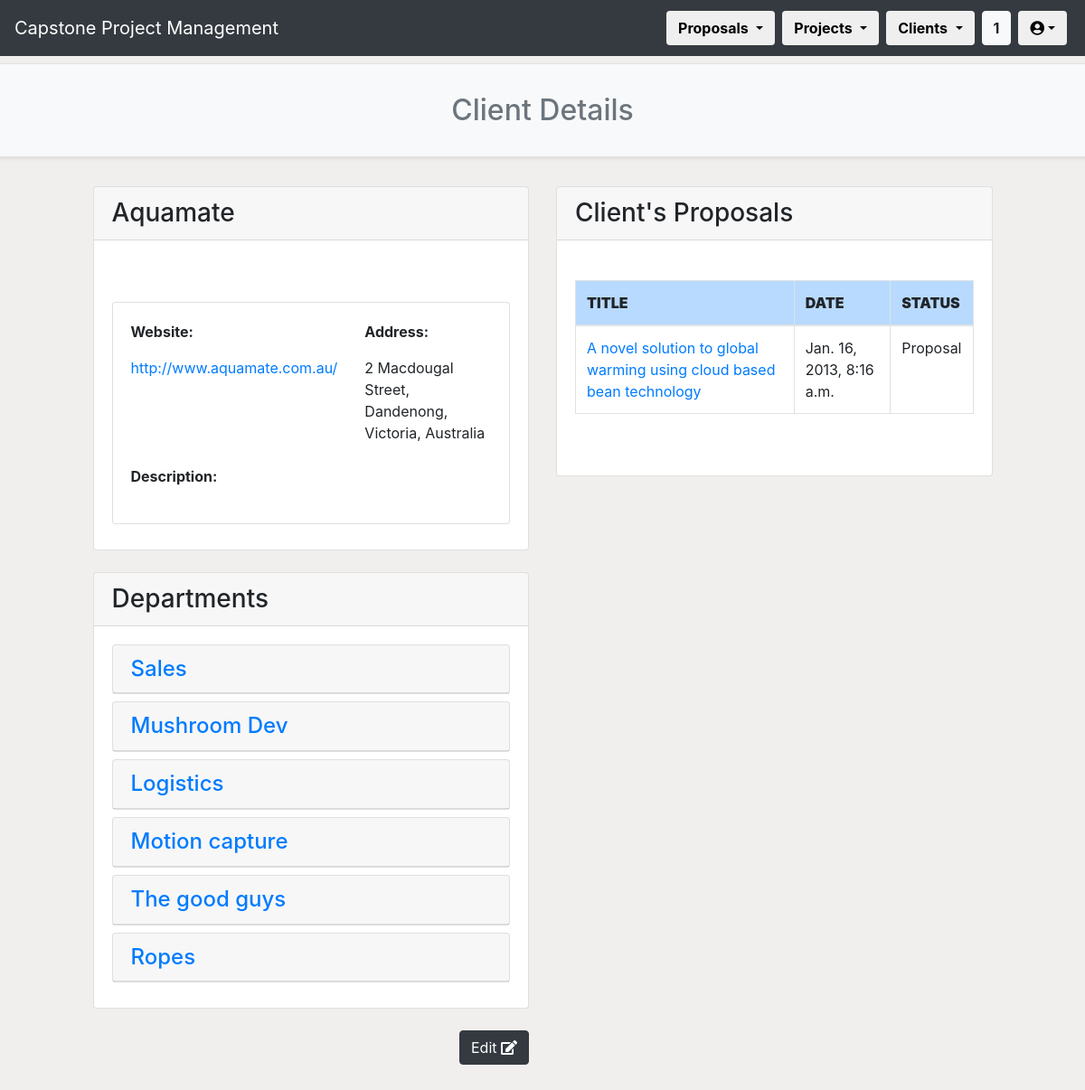
Screenshot of /CPPMS/client/client_list/client_detail/20 (signed in) with the database file from the repository.
### CPPMS/models.py (models this page shows, shortened)
class Client(models.Model):
    name = models.CharField(max_length=128, default="", unique=True)
    created_at = models.DateTimeField(auto_now_add=True)
    updated_at = models.DateTimeField(auto_now=True)
    address = models.CharField(max_length=255, default="")
    website = models.CharField(max_length=255, default="")
    desc = models.TextField(default="")
    pass

class Department(models.Model):
    name = models.CharField(max_length=128, default="")
    created_at = models.DateTimeField(auto_now_add=True)
    updated_at = models.DateTimeField(auto_now=True)
    phone = models.CharField(max_length=10, default="00000000", unique=True)
    email = models.CharField(max_length=255, default="")
    client = models.ForeignKey(
        Client,
        models.SET_NULL,
        blank=True,
        null=True,
        related_name="departments"
    )

class Proposal(models.Model):
    title = models.CharField(max_length=128, default="")
    created_at = models.DateTimeField(auto_now_add=True)
    updated_at = models.DateTimeField(auto_now=True)
    desc = models.TextField(default="")
    status = models.CharField(max_length=255, default="")
    spec = models.TextField(default="")
    skills = models.TextField(default="")
    env = models.TextField(default="")
    res = models.TextField(default="")
    client = models.ForeignKey(
        Client,
        on_delete=models.CASCADE,
        blank=True,
        null=True,
        related_name="proposals"
    )
    external_supervisor = models.ForeignKey(
        External_Supervisor,
        models.SET_NULL,
        blank=True,
        null=True,
        related_name="proposals"
    )
    proposal_incoming = models.ForeignKey(
        Incoming_Proposal,
        models.SET_NULL,
        blank=True,
        null=True
    )
    contact = models.ForeignKey(
        Contact,
        models.SET_NULL,
        blank=True,
        null=True,
        related_name="proposals"
    )
    pass

### CPPMS/views.py (the view)
@login_required(login_url="/CPPMS/login/")
def client_detail(request, pk=None):
    username = request.user.first_name + " " + request.user.last_name
    client_detail = get_object_or_404(Client, pk=pk)
    proposals = Proposal.objects.all()
    count()
    title = "Details of " + client_detail.name
    filter_value = client_detail.pk
    if filter_value:
        proposal_filter = proposals.filter(client_id=filter_value)
    client_departments = Department.objects.filter(client=client_detail)
    return render(
        request,
        "client_detail.html",
        {
            "count": count,
            "proposal_filter": proposal_filter,
            "client_detail": client_detail,
            "client_departments": client_departments,
            "username": username,
            "proposals": proposals,
            "title":title
        }
    )

### CPPMS/views.py (called while the page is built)
def count():
    count = []
    count_web = Incoming_Proposal.proposals.all().count()
    count_word = Upload_Proposal.objects.all().count()
    count_all = count_web + count_word
    count_all_proposal = Proposal.objects.all().count()
    count_all_client = Client.objects.all().count()
    count = [count_web, count_word, count_all,count_all_proposal,count_all_client]
    return count

### CPPMS/templates/client_detail.html (shortened to what this page needs)
{% extends "client.html" %}
{% block sub-page_content %}
{% if not messages %}
<h2>Client Details</h2>
{% else %}
<h2>Client Details</h2>
{% for message in messages %}<li>{{ message }}</li>{% endfor %}
{% endif %}
{% endblock %}
{% block page_detail_content %}
<div class="row">
    <div class="col-1"></div>
    <div class="col-md-5">
        <div class="row">
            <div class="col">
                <div class="card">
                    <h3 class="card-header">{{ client_detail.name }}</h3>
                    <div class="card-body">
                        <div class="row mb-2">
                            <div class="col">
                                <div class="card">
                                    <div class="card-body">
                                        <div class="row mb-2">
                                            <div class="col">
                                                <p><strong>Website:</strong></p>
                                                <a href="{{ client_detail.website }}">{{ client_detail.website }}</a>
                                            </div>
                                            <div class="col">
                                                <p><strong>Address:</strong></p>
                                                <p>{{ client_detail.address }}</p>
                                            </div>
                                        </div>
                                        <div class="row mb-1">
                                            <div class="col">
                                                <p><strong>Description:</strong></p>
                                            </div>
                                        </div>
                                    </div>
                                </div>
                            </div>
                        </div>
                    </div>
                </div>
            </div>
        </div>
        <div class="row">
            <div class="col">
                <div class="card">
                    <h3 class="card-header">Departments</h3>
                    <div class="card-body">
                        {% for department in client_departments %}
                        <div class="row mb-2">
                            <div class="col">
                                <div class="card">
                                    <h4 class="card-header"><a data-toggle="collapse" href="#collapse_{{ forloop.counter }}">{{ department.name }}</a></h4>
                                </div>
                            </div>
                        </div>
                        {% endfor %}
                    </div>
                </div>
            </div>
        </div>
        <div class="row mb-2">
            <div class="col text-right">
                <a class="btn btn-dark" href="client_edit/{{ client_detail.pk }}" role="button" data-toggle="tooltip" title="Edit '{{ client_detail.name }}'">Edit <i class="fa fa-edit"></i></a>
            </div>
        </div>
    </div>
    <div class="col-md-5">
        <div class="card">
            <h3 class="card-header">Client's Proposals</h3>
            <div class="card-body">
                <div class="row mb-2">
                    <div class="col">
                        <div class="table-responsive">
                            <table class="table table-bordered table-hover">
                                <thead>
                                    <tr class="table-primary">
                                        <th scope="col"><strong>TITLE</strong></th>
                                        <th scope="col"><strong>DATE</strong></th>
                                        <th scope="col"><strong>STATUS</strong></th>
                                    </tr>
                                </thead>
                                <tbody>
                                    {% for proposal in proposal_filter %}
                                    <tr scope="row">
                                        <td><a href="proposal_detail/{{proposal.pk}}">{{ proposal.title }}</a></td>
                                        <td>{{ proposal.created_at }}</td>
                                        <td>{{ proposal.status }}</td>
                                    </tr>
                                    {% endfor %}
                                </tbody>
                            </table>
                        </div>
                    </div>
                </div>
            </div>
        </div>
    </div>
    <div class="col-1"></div>
</div>
{% endblock %}

### rows the page displays
Client: name "Aquamate", website "http://www.aquamate.com.au/", address "2 Macdougal Street, Dandenong, Victoria, Australia"
Department: name "Sales"
Department: name "Mushroom Dev"
Department: name "Logistics"
Department: name "Motion capture"
Department: name "The good guys"
Department: name "Ropes"
Proposal: title "A novel solution to global warming using cloud based bean technology", created_at "Jan. 16, 2013, 8:16 a.m.", status "Proposal"

### other values shown
{{ count.2 }} "1"
